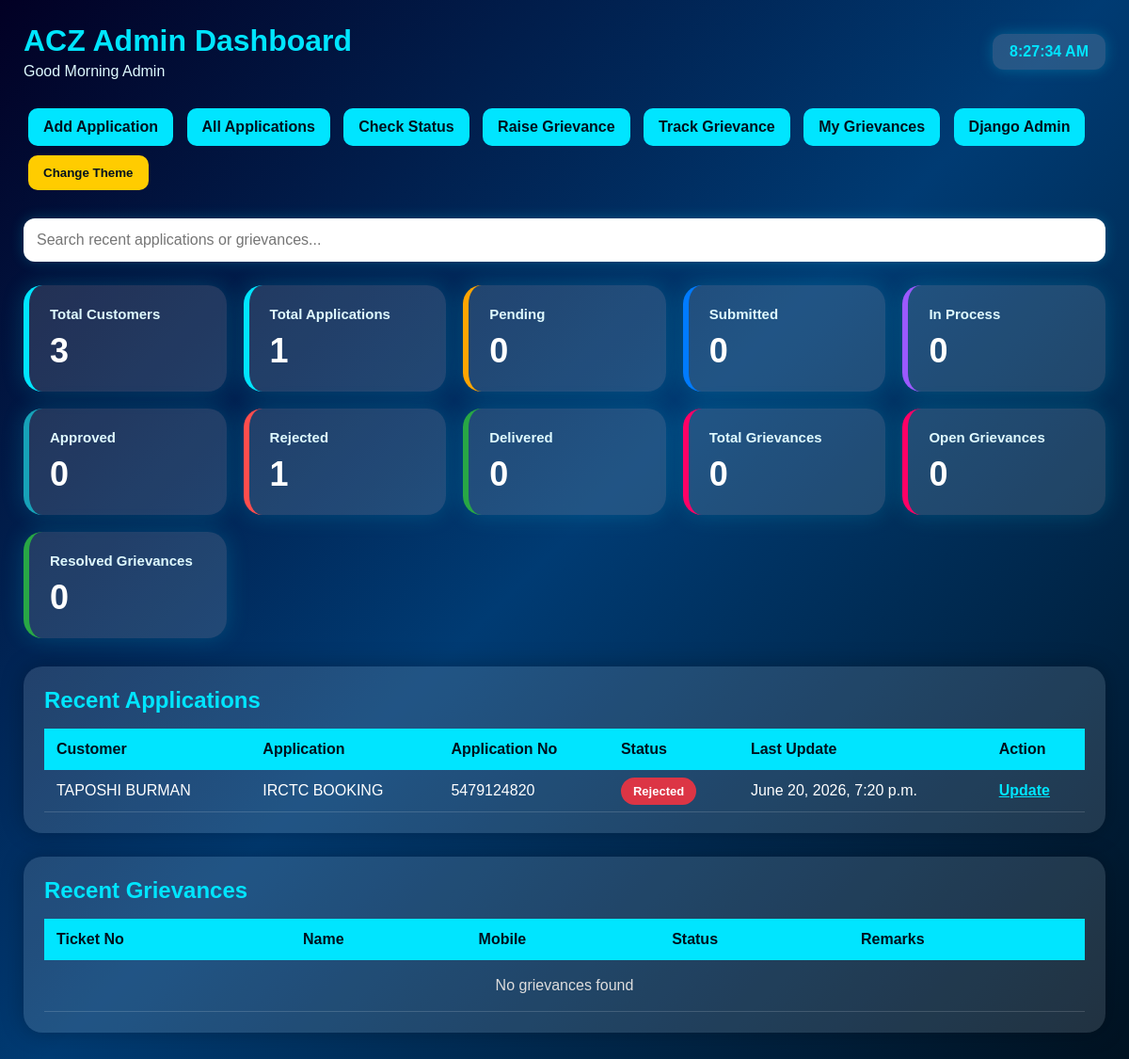
The app's page /customers/, older data.
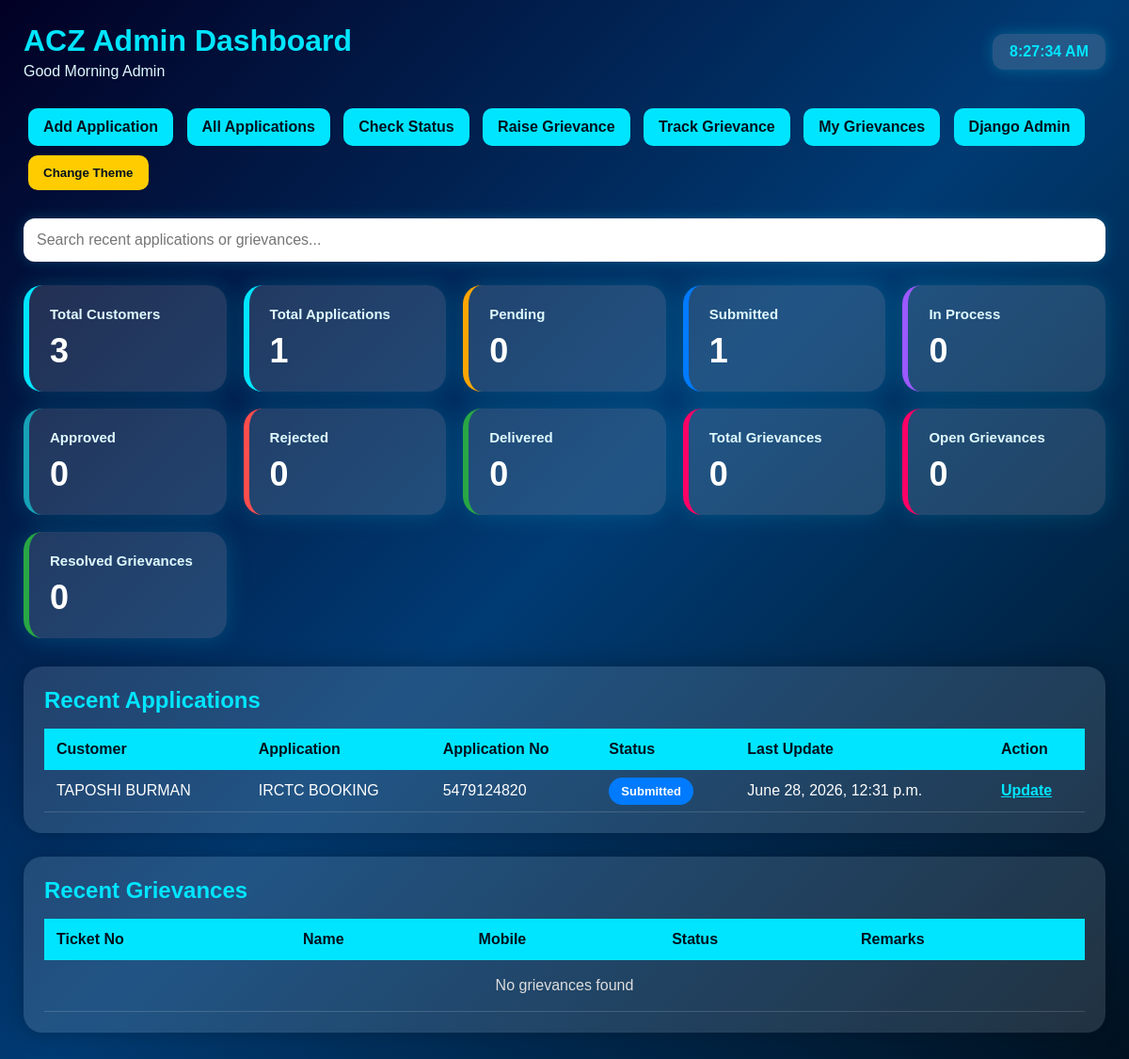
The same page, newer data.
### customers_app/models.py (models this page shows, shortened)
class Application(models.Model):
    STATUS_CHOICES = [
        ('Pending', 'Pending'),
        ('Submitted', 'Submitted'),
        ('In Process', 'In Process'),
        ('Approved', 'Approved'),
        ('Rejected', 'Rejected'),
        ('Delivered', 'Delivered'),
    ]
    customer = models.ForeignKey(Customer, on_delete=models.CASCADE)
    application_name = models.CharField(max_length=100)
    application_no = models.CharField(max_length=100)
    application_date = models.DateField()
    status_updated_at = models.DateTimeField(auto_now=True)
    delivery_date = models.DateTimeField(null=True, blank=True)
    status = models.CharField(
        max_length=20,
        choices=STATUS_CHOICES,
        default='Pending'
    )
    remarks = models.TextField(blank=True)

class Customer(models.Model):
    user = models.OneToOneField(
        User,
        on_delete=models.CASCADE,
        null=True,
        blank=True
    )
    name = models.CharField(max_length=100)
    aadhaar_no = models.CharField(max_length=20, unique=True)
    contact_no = models.CharField(max_length=15)

### customers_app/views.py (the view)
# urls.py: path('customers/', views.customer_list, name='customer_list'),
def customer_list(request):
    customers = Customer.objects.all().order_by("-id")
    recent_applications = Application.objects.all().order_by("-id")[:5]
    recent_grievances = Grievance.objects.all().order_by("-id")[:5]
    total_customers = Customer.objects.count()
    total_applications = Application.objects.count()
    pending_count = Application.objects.filter(status="Pending").count()
    submitted_count = Application.objects.filter(status="Submitted").count()
    in_process_count = Application.objects.filter(status="In Process").count()
    approved_count = Application.objects.filter(status="Approved").count()
    rejected_count = Application.objects.filter(status="Rejected").count()
    delivered_count = Application.objects.filter(status="Delivered").count()
    total_grievances = Grievance.objects.count()
    open_grievances = Grievance.objects.exclude(status="Resolved").count()
    resolved_grievances = Grievance.objects.filter(status="Resolved").count()
    return render(request, "customer_list.html", {
        "customers": customers,
        "recent_applications": recent_applications,
        "recent_grievances": recent_grievances,
        "total_customers": total_customers,
        "total_applications": total_applications,
        "pending_count": pending_count,
        "submitted_count": submitted_count,
        "in_process_count": in_process_count,
        "approved_count": approved_count,
        "rejected_count": rejected_count,
        "delivered_count": delivered_count,
        "pending_applications": pending_count,
        "delivered_applications": delivered_count,
        "total_grievances": total_grievances,
        "open_grievances": open_grievances,
        "resolved_grievances": resolved_grievances,
    })

### templates/customer_list.html (shortened to what the changed rows need)
<!DOCTYPE html>
<html>
<head>
</head>
<body>
<div class="header">
    <div>
        <h1>ACZ Admin Dashboard</h1>
    </div>
</div>
<div class="cards">
    <div class="card submitted">
        <h3>Submitted</h3>
        <p>{{ submitted_count }}</p>
    </div>
    <div class="card rejected">
        <h3>Rejected</h3>
        <p>{{ rejected_count }}</p>
    </div>
</div>
<div class="section">
    <h2>Recent Applications</h2>
    <table class="data-table">
        <tr>
            <th>Customer</th>
            <th>Application</th>
            <th>Application No</th>
            <th>Status</th>
            <th>Last Update</th>
            <th>Action</th>
        </tr>
        {% for app in recent_applications %}
        <tr>
            <td>{{ app.customer.name }}</td>
            <td>{{ app.application_name }}</td>
            <td>{{ app.application_no }}</td>
            <td>
                <span class="badge
                    {% if app.status == 'Pending' %}b-pending
                    {% elif app.status == 'Submitted' %}b-submitted
                    {% elif app.status == 'In Process' %}b-process
                    {% elif app.status == 'Approved' %}b-approved
                    {% elif app.status == 'Rejected' %}b-rejected
                    {% elif app.status == 'Delivered' %}b-delivered
                    {% endif %}
                ">
                    {{ app.status }}
                </span>
            </td>
            <td>{{ app.status_updated_at }}</td>
            <td>
                <a style="color:#00e5ff;font-weight:bold;" href="/update-status/{{ app.id }}/">Update</a>
            </td>
        </tr>
        {% empty %}
        <tr>
            <td colspan="6" class="empty">No applications found</td>
        </tr>
        {% endfor %}
    </table>
</div>
<div class="section">
    <h2>Recent Grievances</h2>
    <table class="data-table">
        <tr>
            <th>Ticket No</th>
            <th>Name</th>
            <th>Mobile</th>
            <th>Status</th>
            <th>Remarks</th>
        </tr>
    </table>
</div>
</body>
</html>

Row changes from the older to the newer data that the page shows:
changed Application "IRCTC BOOKING": status "Rejected" → "Submitted"; status_updated_at "June 20, 2026, 7:20 p.m." → "June 28, 2026, 12:31 p.m."
Text that changed along with them:
{{ submitted_count }}: "0" → "1"
{{ rejected_count }}: "1" → "0"
